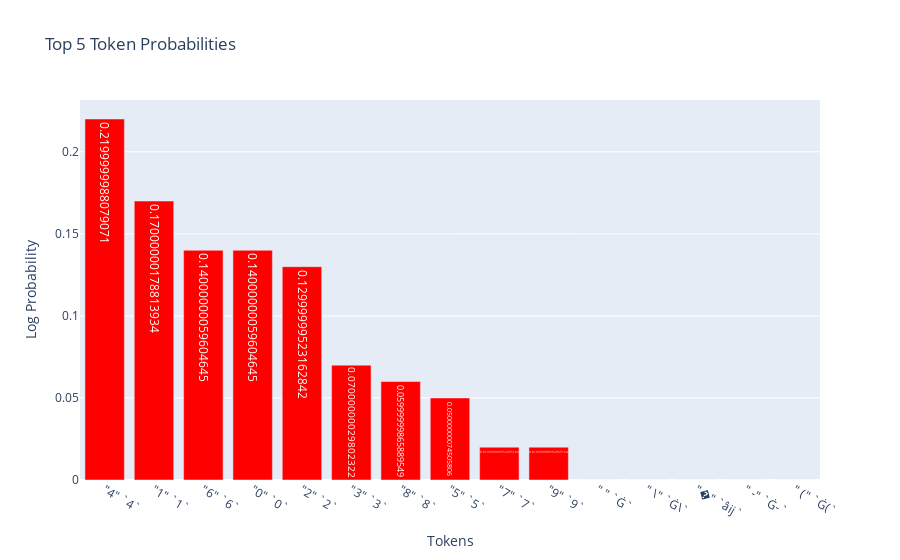

Write notebook code for a chart like this one.
### Markdown cell above
And top-k score probabilities.

### Code cell
from scipy.special import softmax

# Create the bar chart
fig = go.Figure(data=[
    go.Bar(
        x=[f'"{string}" `{token}`' for token, string in zip(tokens, strings)],
        y=np.round(softmax(top_k_logits_values_np), 2),
        text=np.round(softmax(top_k_logits_values_np), 2),  
        textposition='auto',
        marker_color='red'
    )
])

# Update layout for logarithmic y-axis and other customizations
fig.update_layout(
    title='Top 5 Token Probabilities',
    xaxis_title='Tokens',
    yaxis_title='Log Probability',
)

# Show the plot
fig.show()

### Figure 1 — Plotly figure (JSON) as saved in the notebook; plotly's stock layout.template omitted (floating-point values rounded to 4 significant figures)
{"data": [{"marker": {"color": "red"}, "text": [0.22, 0.17, 0.14, 0.14, 0.13, 0.07, 0.06, 0.05, 0.02, 0.02, 0, 0, 0, 0, 0], "textposition": "auto", "type": "bar", "x": ["\"4\" `4`", "\"1\" `1`", "\"6\" `6`", "\"0\" `0`", "\"2\" `2`", "\"3\" `3`", "\"8\" `8`", "\"5\" `5`", "\"7\" `7`", "\"9\" `9`", "\" \" `Ġ`", "\" \\\" `Ġ\\`", "\"�\" `âĳ`", "\" -\" `Ġ-`", "\" (\" `Ġ(`"], "y": [0.22, 0.17, 0.14, 0.14, 0.13, 0.07, 0.06, 0.05, 0.02, 0.02, 0, 0, 0, 0, 0]}], "layout": {"title": {"text": "Top 5 Token Probabilities"}, "xaxis": {"title": {"text": "Tokens"}}, "yaxis": {"title": {"text": "Log Probability"}}}}
